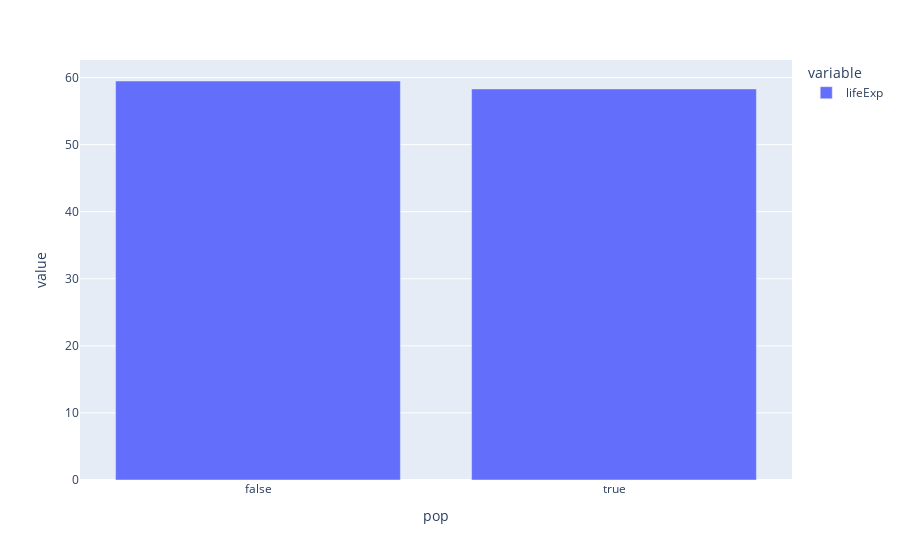

The code cell stored with this chart in its notebook:
### Code cell
# Group the data based on whether population is greater than 300,000,000
ans4 = gapminder.groupby(gapminder['pop'] > 300_000_000)['lifeExp'].mean()
px.bar(ans4)

### Figure 1 — Plotly figure (JSON) as saved in the notebook; plotly's stock layout.template omitted (floating-point values rounded to 4 significant figures)
{"data": [{"alignmentgroup": "True", "hovertemplate": "variable=lifeExp<br>pop=%{x}<br>value=%{y}<extra></extra>", "legendgroup": "lifeExp", "marker": {"color": "#636efa", "pattern": {"shape": ""}}, "name": "lifeExp", "offsetgroup": "lifeExp", "orientation": "v", "showlegend": true, "textposition": "auto", "type": "bar", "x": [false, true], "xaxis": "x", "y": [59.49, 58.31], "yaxis": "y"}], "layout": {"autosize": true, "barmode": "relative", "legend": {"title": {"text": "variable"}, "tracegroupgap": 0}, "margin": {"t": 60}, "xaxis": {"anchor": "y", "autorange": true, "domain": [0, 1], "range": [-0.5, 1.5], "title": {"text": "pop"}, "type": "category"}, "yaxis": {"anchor": "x", "autorange": true, "domain": [0, 1], "range": [0, 62.62], "title": {"text": "value"}, "type": "linear"}}}
